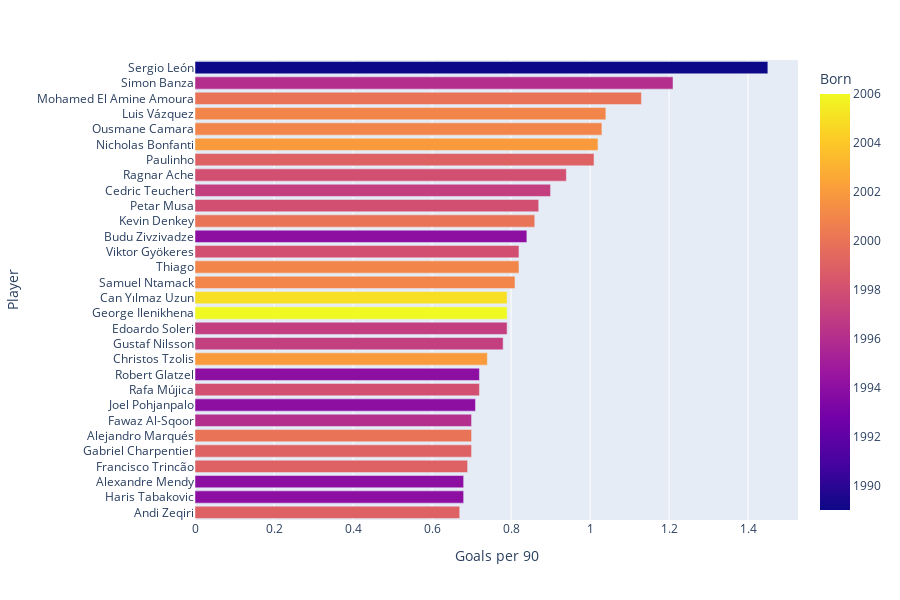

The cell this chart's notebook holds for it:
### Code cell
top_goals_90 = striker_dataframe.nlargest(30, 'Goals per 90')
top_goals_90 = top_goals_90.sort_values('Goals per 90', ascending=True)
px.bar(top_goals_90, x='Goals per 90', y='Player', hover_data=['Player'], orientation='h', height=600, color='Born')

### Figure 1 — Plotly figure (JSON) as saved in the notebook; plotly's stock layout.template omitted (floating-point values rounded to 4 significant figures)
{"data": [{"alignmentgroup": "True", "hovertemplate": "Goals per 90=%{x}<br>Player=%{y}<br>Born=%{marker.color}<extra></extra>", "legendgroup": "", "marker": {"color": [1999, 1994, 1994, 1999, 1999, 2000, 1996, 1994, 1998, 1994, 2002, 1997, 1997, 2006, 2005, 2001, 2001, 1998, 1994, 2000, 1998, 1997, 1998, 1999, 2002, 2001, 2001, 2000, 1996, 1989], "coloraxis": "coloraxis", "pattern": {"shape": ""}}, "name": "", "offsetgroup": "", "orientation": "h", "showlegend": false, "textposition": "auto", "type": "bar", "x": [0.67, 0.68, 0.68, 0.69, 0.7, 0.7, 0.7, 0.71, 0.72, 0.72, 0.74, 0.78, 0.79, 0.79, 0.79, 0.81, 0.82, 0.82, 0.84, 0.86, 0.87, 0.9, 0.94, 1.01, 1.02, 1.03, 1.04, 1.13, 1.21, 1.45], "xaxis": "x", "y": ["Andi Zeqiri", "Haris Tabakovic", "Alexandre Mendy", "Francisco Trincão", "Gabriel Charpentier", "Alejandro Marqués", "Fawaz Al-Sqoor", "Joel Pohjanpalo", "Rafa Mújica", "Robert Glatzel", "Christos Tzolis", "Gustaf Nilsson", "Edoardo Soleri", "George Ilenikhena", "Can Yılmaz Uzun", "Samuel Ntamack", "Thiago", "Viktor Gyökeres", "Budu Zivzivadze", "Kevin Denkey", "Petar Musa", "Cedric Teuchert", "Ragnar Ache", "Paulinho", "Nicholas Bonfanti", "Ousmane Camara", "Luis Vázquez", "Mohamed El Amine Amoura", "Simon Banza", "Sergio León"], "yaxis": "y"}], "layout": {"barmode": "relative", "coloraxis": {"colorbar": {"title": {"text": "Born"}}, "colorscale": [[0, "#0d0887"], [0.1111, "#46039f"], [0.2222, "#7201a8"], [0.3333, "#9c179e"], [0.4444, "#bd3786"], [0.5556, "#d8576b"], [0.6667, "#ed7953"], [0.7778, "#fb9f3a"], [0.8889, "#fdca26"], [1, "#f0f921"]]}, "height": 600, "legend": {"tracegroupgap": 0}, "margin": {"t": 60}, "xaxis": {"anchor": "y", "domain": [0, 1], "title": {"text": "Goals per 90"}}, "yaxis": {"anchor": "x", "domain": [0, 1], "title": {"text": "Player"}}}}
